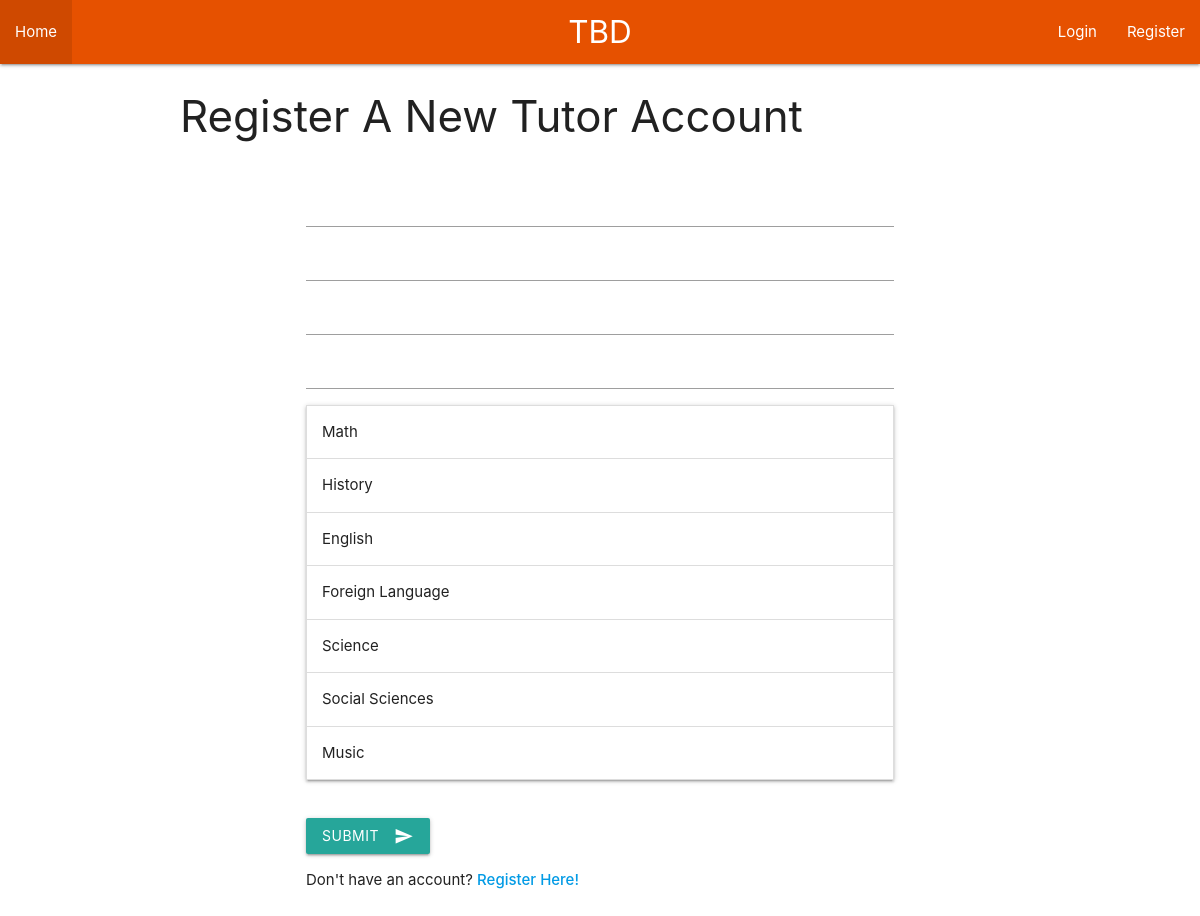
The page /register_tutor/ on the database its author committed.
### main/models.py (models this page shows, shortened)
class Category(models.Model):
    name = models.CharField(max_length = 200)
    class Meta:
        verbose_name_plural = "Categories"

### main/views.py (the view, shortened to what this page needs)
# urls.py: path('register_tutor/', views.register_tutor, name="register_tutor"),
def register_tutor(request):
    form = TutorCreationForm
    return render(request=request, template_name="main/register_tutor.html", context={'form': form})

### main/models.py (called while the page is built)
    def __str__(self):
        return self.name

### main/templatetags/dropdown_extra.py (called while the page is built)
@register.filter
def get_index(list, item):
    i = list.index(item)
    return i

@register.filter
def get_val(list, index):
    index = int(index)
    return list[index]

### main/widgets.py (called while the page is built)
    def get_context(self, name, value, attrs):
        context = super().get_context(name, value, attrs)
        context['widget']['groupby_list'] = self.groupby_list
        context['widget']['choices']  = list(self.choices)
        context['widget']['list_of_choices'] = [el for el in self.choices]
        context['widget']['object_list'] = self.object_list
        return context

    def render(self, name, value, attrs=None, renderer=None):
        context = self.get_context(name, value, attrs)
        return self._render(self.template_name, context, renderer)

    def _render(self, template_name, context, renderer=None):
        if renderer is None:
            renderer = get_default_renderer()
        return mark_safe(renderer.render(template_name, context))

### main/templates/main/register_tutor.html (shortened to what this page needs)
{% extends 'main/header.html' %}
{% block content %}
{% load materializecss %}
{% load dropdown_extra %}
  <h3>Register A New Tutor Account</h3>
  <br>
    <div class="container">
    <form method="POST">
      {{form.username|materializecss}}
      {{form.email|materializecss}}
      {{form.password1|materializecss}}
      {{form.password2|materializecss}}
      {{form.subjects}}
      <br>
      <button class="btn waves-effect waves-light" type="submit" name="action">Submit
        <i class="material-icons right">send</i>
      </button>
    </form>
    Don't have an account? <a href="/register" target="blank"><strong>Register Here!</strong></a>
    <br>
    <br>
    <br>
  </div>
{% endblock %}

### main/templates/main/dropdown_template.html (shortened to what this page needs)
{% load dropdown_extra %}
<ul class="collapsible expandable">
  {% for g in widget.groupby_list %}
  <li>
    <div class="collapsible-header">{{g.name}}</div>
  </li>
  {% endfor %}
</ul>

### rows shown on the page
Category: name "Math"
Category: name "History"
Category: name "English"
Category: name "Foreign Language"
Category: name "Science"
Category: name "Social Sciences"
Category: name "Music"
